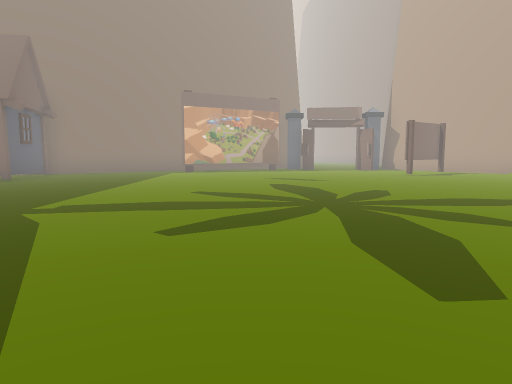
[1] (above)

21 first-person views from a walk through a 3-D level made in the Unity game engine. The camera is 1.5 m above the floor, tilts 6° down and sees 70° across. The floor is counted in squares, 2.62 m on a side. Each view is taken from the middle of a square. On the plan, view 1 faces up. The plan holds only what a view shows up to about 10 squares ahead; the rest is blank. The place goes on beyond the plan. The player is left out. Some animated figures are not drawn.

[2]
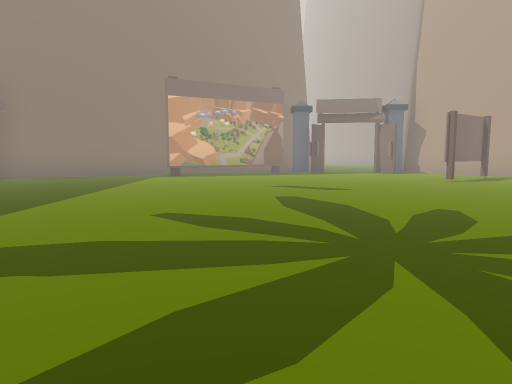

[3]
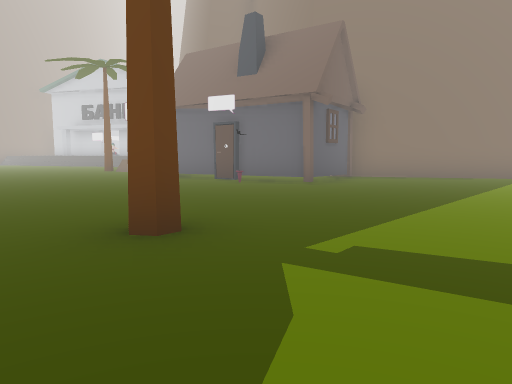

[4]
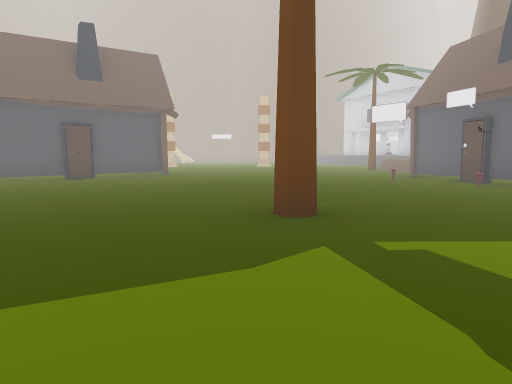

[5]
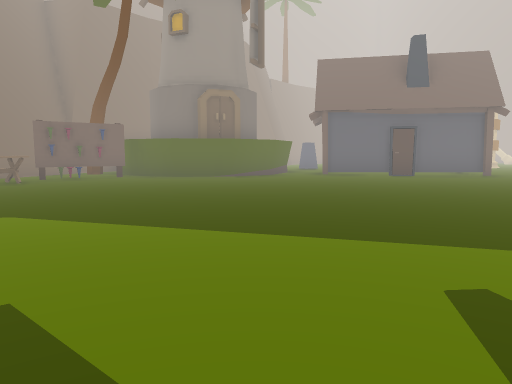

[6]
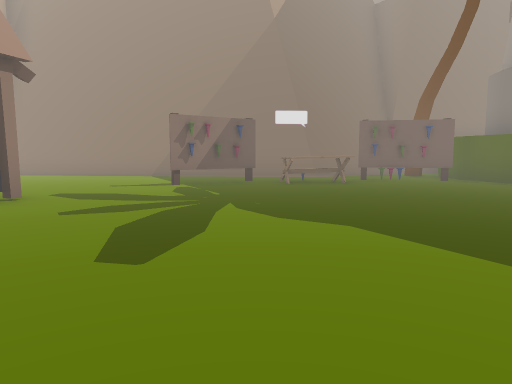

[7]
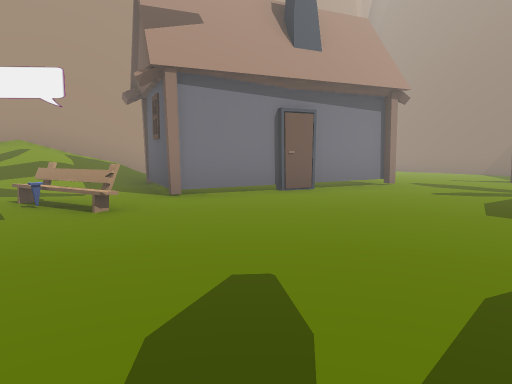

[8]
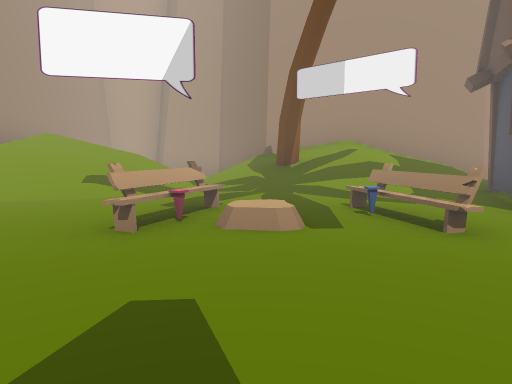

[9]
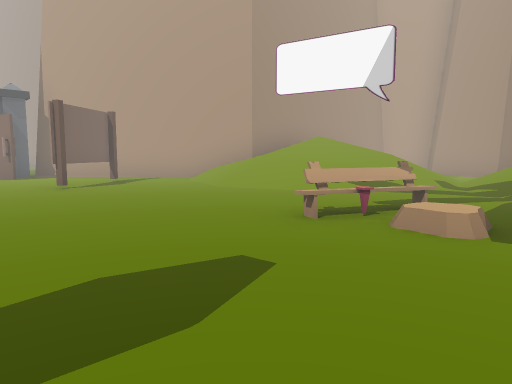

[10]
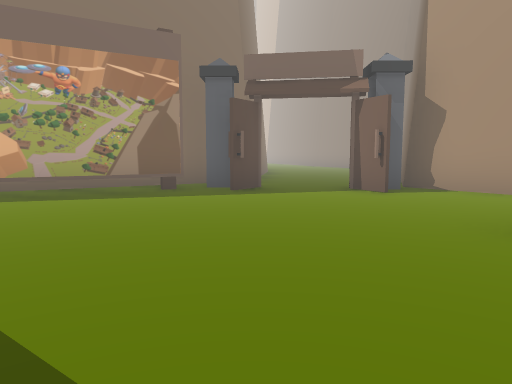

[11]
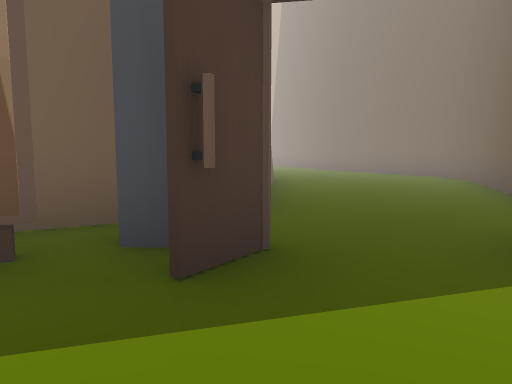

[12]
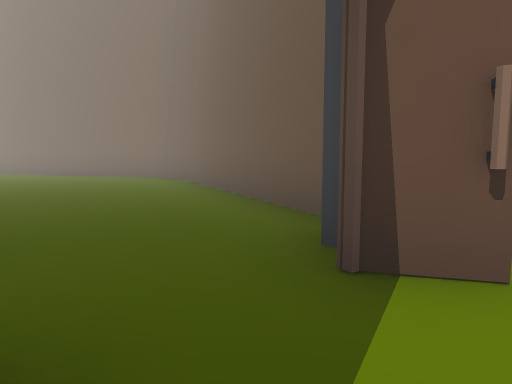

[13]
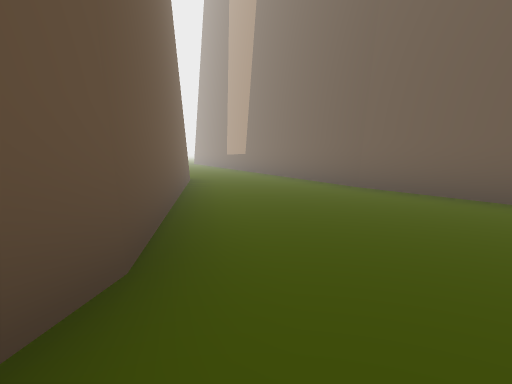

[14]
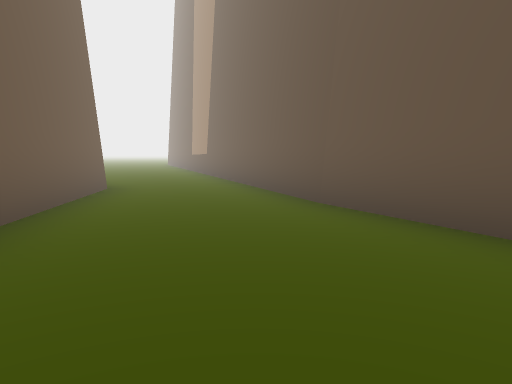

[15]
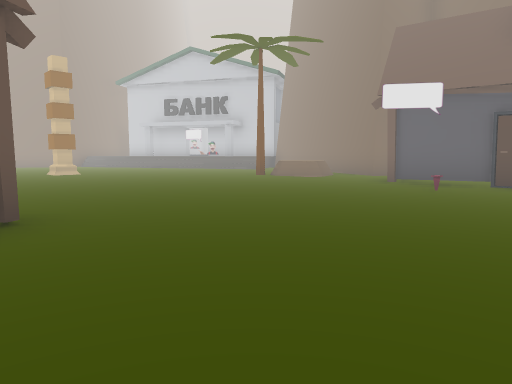

[16]
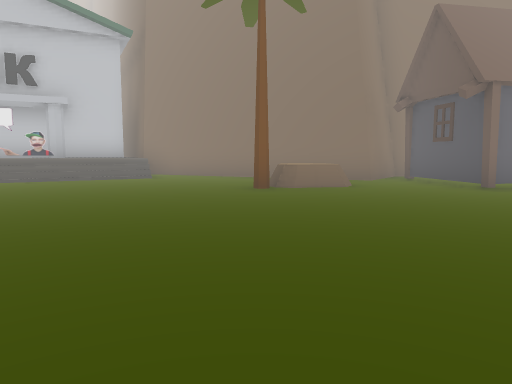

[17]
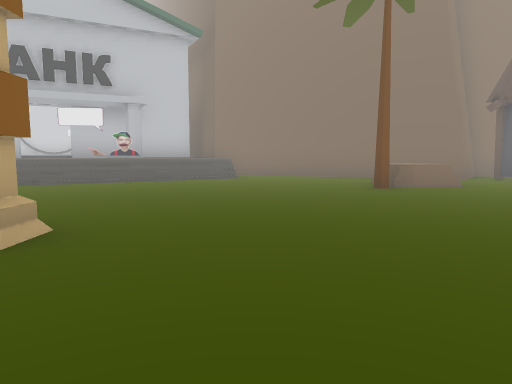

[18]
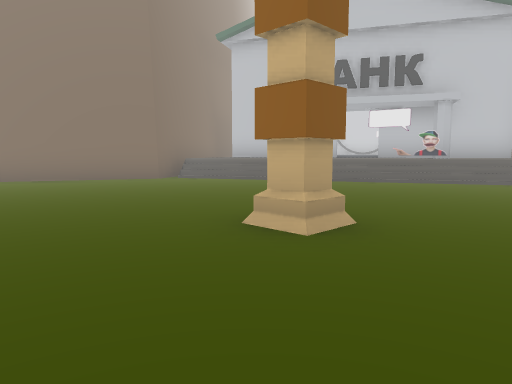

[19]
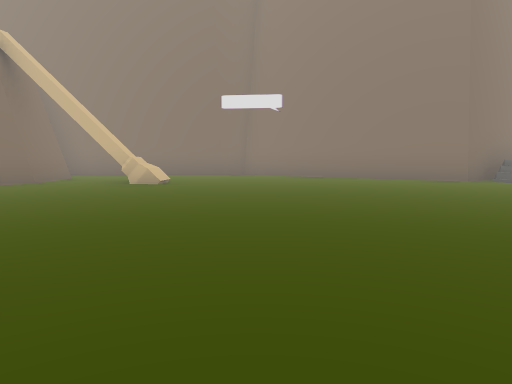

[20]
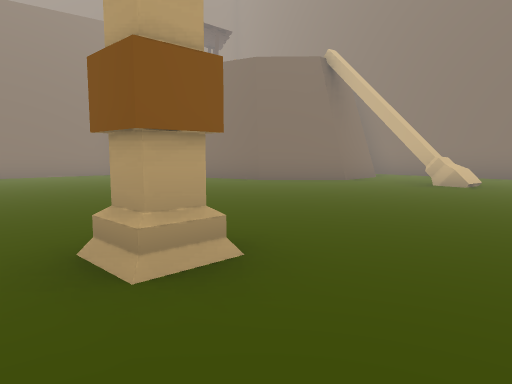

[21]
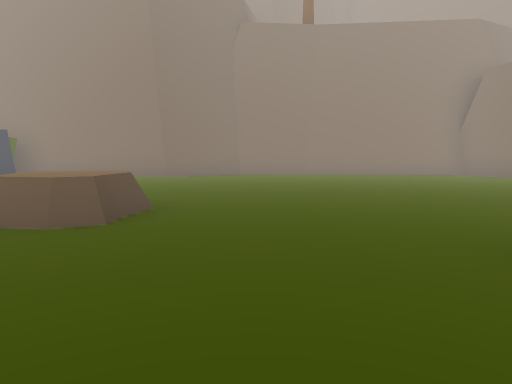

### Floor plan
Key: @ floor where view 1 was taken; # wall or solid block; . main floor; : floor 0.5 m higher than the main floor; + floor 1.25 m higher than the main floor; / step, stairs or slope; = window, fence, low wall or low ledge; ^ raised ledge; O other object.
Columns run from 25 left of view 1 to 13 right of it. Each row starts with its distance up from view 1.
 26                           ...#
 25                           #..##
 24                           #...#
 23                           #...##
 22                           ##...#
 21                            #...##
 20                            #....#
 19                            #....#
 18                            #....#
 17                             ...##
 16                             ...#
 15                             ..##
 14                          ##...#
 13                         ###O.###
 12        ###          ######.....##
 11      ###+####      ##...........##
 10     #++=++..#####  #.........OO./##
  9      +=+//....#.O .O............//###
  8      +//....=^..O ##...........////
  7   #+//......#...OOOO............///   #
  6   #/.............O............../////##
  5   #..........................OOO..//.#
  4  ##...........................:..//###
  3  #......#.............#......OOO/#/#
  2 ##............................O.///#
  1 #..............................O./##
  0 #............  ##........@....# O/#
 -1 #../.....#....O.#.............#
 -2 #..#........=^ O##...........##
 -3 #............^   O............O
 -4 ####..........     ##..........
 -5    ##.........      ##..OOOO...
 -6     #.........       ##OOOO.....
 -7       .........      ######......
 -8      #.......##  #          #####
 -9      ####  ###  ##

Where each view was taken, in squares from view 1:
view 1: 0 up, 0 right, facing up
view 2: 2 up, 0 right, facing up
view 3: 2 up, 1 left, facing up-left
view 4: 3 up, 0 right, facing left
view 5: 3 up, 1 right, facing down-left
view 6: 2 up, 1 right, facing down
view 7: 4 up, 1 right, facing down-right
view 8: 4 up, 2 right, facing right
view 9: 3 up, 2 right, facing up-right
view 10: 7 up, 2 right, facing up
view 11: 11 up, 2 right, facing up
view 12: 12 up, 2 right, facing up-right
view 13: 17 up, 3 right, facing up
view 14: 19 up, 4 right, facing up
view 15: 0 up, 6 left, facing up-left
view 16: 1 up, 13 left, facing up
view 17: 1 up, 15 left, facing up
view 18: 1 up, 15 left, facing up-left
view 19: 1 up, 15 left, facing left
view 20: 1 up, 15 left, facing down-left
view 21: 1 up, 14 left, facing down
